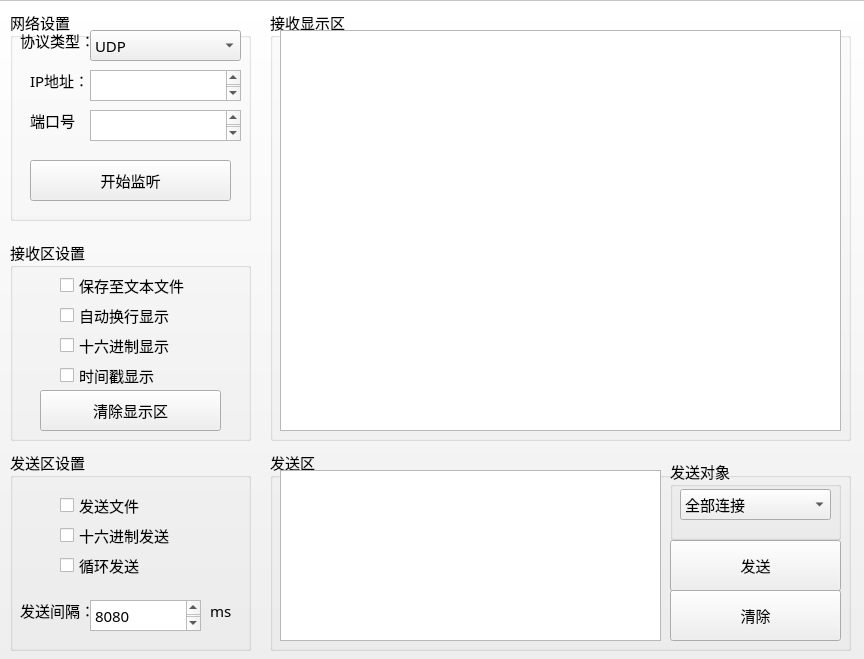
<?xml version="1.0" encoding="UTF-8"?>
<ui version="4.0">
 <class>MainWindow</class>
 <widget class="QMainWindow" name="MainWindow">
  <property name="geometry">
   <rect>
    <x>0</x>
    <y>0</y>
    <width>864</width>
    <height>659</height>
   </rect>
  </property>
  <property name="windowTitle">
   <string>MainWindow</string>
  </property>
  <widget class="QWidget" name="centralWidget">
   <widget class="QPushButton" name="pushButton">
    <property name="enabled">
     <bool>false</bool>
    </property>
    <property name="geometry">
     <rect>
      <x>-10</x>
      <y>0</y>
      <width>881</width>
      <height>731</height>
     </rect>
    </property>
    <property name="text">
     <string/>
    </property>
   </widget>
   <widget class="QGroupBox" name="groupBox">
    <property name="geometry">
     <rect>
      <x>10</x>
      <y>10</y>
      <width>241</width>
      <height>211</height>
     </rect>
    </property>
    <property name="font">
     <font>
      <family>微软雅黑</family>
      <pointsize>11</pointsize>
     </font>
    </property>
    <property name="title">
     <string>网络设置</string>
    </property>
    <widget class="QComboBox" name="comboBox">
     <property name="geometry">
      <rect>
       <x>80</x>
       <y>20</y>
       <width>151</width>
       <height>31</height>
      </rect>
     </property>
     <property name="font">
      <font>
       <family>微软雅黑</family>
       <pointsize>11</pointsize>
      </font>
     </property>
     <item>
      <property name="text">
       <string>UDP</string>
      </property>
     </item>
     <item>
      <property name="text">
       <string>TCP Client</string>
      </property>
     </item>
     <item>
      <property name="text">
       <string>TCP Server</string>
      </property>
     </item>
    </widget>
    <widget class="QLabel" name="label">
     <property name="geometry">
      <rect>
       <x>10</x>
       <y>20</y>
       <width>71</width>
       <height>21</height>
      </rect>
     </property>
     <property name="font">
      <font>
       <family>微软雅黑</family>
       <pointsize>11</pointsize>
      </font>
     </property>
     <property name="text">
      <string>协议类型：</string>
     </property>
    </widget>
    <widget class="QLabel" name="label_2">
     <property name="geometry">
      <rect>
       <x>20</x>
       <y>60</y>
       <width>61</width>
       <height>21</height>
      </rect>
     </property>
     <property name="font">
      <font>
       <family>微软雅黑</family>
       <pointsize>11</pointsize>
      </font>
     </property>
     <property name="text">
      <string>IP地址：</string>
     </property>
    </widget>
    <widget class="QTextEdit" name="ipaddr_TextEdit">
     <property name="geometry">
      <rect>
       <x>80</x>
       <y>60</y>
       <width>151</width>
       <height>31</height>
      </rect>
     </property>
     <property name="font">
      <font>
       <family>微软雅黑</family>
       <pointsize>11</pointsize>
      </font>
     </property>
    </widget>
    <widget class="QTextEdit" name="ipport_TextEdit">
     <property name="geometry">
      <rect>
       <x>80</x>
       <y>100</y>
       <width>151</width>
       <height>31</height>
      </rect>
     </property>
     <property name="font">
      <font>
       <family>微软雅黑</family>
       <pointsize>11</pointsize>
      </font>
     </property>
    </widget>
    <widget class="QLabel" name="label_4">
     <property name="geometry">
      <rect>
       <x>20</x>
       <y>100</y>
       <width>51</width>
       <height>21</height>
      </rect>
     </property>
     <property name="font">
      <font>
       <family>微软雅黑</family>
       <pointsize>11</pointsize>
      </font>
     </property>
     <property name="text">
      <string>端口号：</string>
     </property>
    </widget>
    <widget class="QPushButton" name="listen_Button">
     <property name="geometry">
      <rect>
       <x>20</x>
       <y>150</y>
       <width>201</width>
       <height>41</height>
      </rect>
     </property>
     <property name="font">
      <font>
       <family>微软雅黑</family>
       <pointsize>11</pointsize>
      </font>
     </property>
     <property name="text">
      <string>开始监听</string>
     </property>
    </widget>
   </widget>
   <widget class="QGroupBox" name="groupBox_2">
    <property name="geometry">
     <rect>
      <x>10</x>
      <y>240</y>
      <width>241</width>
      <height>201</height>
     </rect>
    </property>
    <property name="font">
     <font>
      <family>微软雅黑</family>
      <pointsize>11</pointsize>
     </font>
    </property>
    <property name="title">
     <string>接收区设置</string>
    </property>
    <widget class="QCheckBox" name="checkBox">
     <property name="geometry">
      <rect>
       <x>50</x>
       <y>30</y>
       <width>151</width>
       <height>31</height>
      </rect>
     </property>
     <property name="text">
      <string>保存至文本文件</string>
     </property>
    </widget>
    <widget class="QCheckBox" name="checkBox_2">
     <property name="geometry">
      <rect>
       <x>50</x>
       <y>60</y>
       <width>151</width>
       <height>31</height>
      </rect>
     </property>
     <property name="text">
      <string>自动换行显示</string>
     </property>
    </widget>
    <widget class="QCheckBox" name="checkBox_3">
     <property name="geometry">
      <rect>
       <x>50</x>
       <y>90</y>
       <width>151</width>
       <height>31</height>
      </rect>
     </property>
     <property name="text">
      <string>十六进制显示</string>
     </property>
    </widget>
    <widget class="QCheckBox" name="checkBox_4">
     <property name="geometry">
      <rect>
       <x>50</x>
       <y>120</y>
       <width>151</width>
       <height>31</height>
      </rect>
     </property>
     <property name="text">
      <string>时间戳显示</string>
     </property>
    </widget>
    <widget class="QPushButton" name="dispbuffclear_Button">
     <property name="geometry">
      <rect>
       <x>30</x>
       <y>150</y>
       <width>181</width>
       <height>41</height>
      </rect>
     </property>
     <property name="text">
      <string>清除显示区</string>
     </property>
    </widget>
   </widget>
   <widget class="QGroupBox" name="groupBox_3">
    <property name="geometry">
     <rect>
      <x>10</x>
      <y>450</y>
      <width>241</width>
      <height>201</height>
     </rect>
    </property>
    <property name="font">
     <font>
      <family>微软雅黑</family>
      <pointsize>11</pointsize>
     </font>
    </property>
    <property name="title">
     <string>发送区设置</string>
    </property>
    <widget class="QCheckBox" name="checkBox_5">
     <property name="geometry">
      <rect>
       <x>50</x>
       <y>40</y>
       <width>151</width>
       <height>31</height>
      </rect>
     </property>
     <property name="text">
      <string>发送文件</string>
     </property>
    </widget>
    <widget class="QCheckBox" name="checkBox_6">
     <property name="geometry">
      <rect>
       <x>50</x>
       <y>70</y>
       <width>151</width>
       <height>31</height>
      </rect>
     </property>
     <property name="text">
      <string>十六进制发送</string>
     </property>
    </widget>
    <widget class="QCheckBox" name="checkBox_7">
     <property name="geometry">
      <rect>
       <x>50</x>
       <y>100</y>
       <width>151</width>
       <height>31</height>
      </rect>
     </property>
     <property name="text">
      <string>循环发送</string>
     </property>
    </widget>
    <widget class="QLabel" name="label_5">
     <property name="geometry">
      <rect>
       <x>10</x>
       <y>150</y>
       <width>81</width>
       <height>21</height>
      </rect>
     </property>
     <property name="font">
      <font>
       <family>微软雅黑</family>
       <pointsize>11</pointsize>
      </font>
     </property>
     <property name="text">
      <string>发送间隔：</string>
     </property>
    </widget>
    <widget class="QPlainTextEdit" name="looptime_TextEdit">
     <property name="geometry">
      <rect>
       <x>80</x>
       <y>150</y>
       <width>111</width>
       <height>31</height>
      </rect>
     </property>
     <property name="font">
      <font>
       <family>微软雅黑</family>
       <pointsize>11</pointsize>
      </font>
     </property>
     <property name="plainText">
      <string>8080</string>
     </property>
    </widget>
    <widget class="QLabel" name="label_6">
     <property name="geometry">
      <rect>
       <x>200</x>
       <y>150</y>
       <width>31</width>
       <height>21</height>
      </rect>
     </property>
     <property name="font">
      <font>
       <family>微软雅黑</family>
       <pointsize>11</pointsize>
      </font>
     </property>
     <property name="text">
      <string>ms</string>
     </property>
    </widget>
   </widget>
   <widget class="QGroupBox" name="groupBox_4">
    <property name="geometry">
     <rect>
      <x>270</x>
      <y>10</y>
      <width>581</width>
      <height>431</height>
     </rect>
    </property>
    <property name="font">
     <font>
      <family>微软雅黑</family>
      <pointsize>11</pointsize>
     </font>
    </property>
    <property name="title">
     <string>接收显示区</string>
    </property>
    <widget class="QTextBrowser" name="dispbuff_textBrowser">
     <property name="geometry">
      <rect>
       <x>10</x>
       <y>20</y>
       <width>561</width>
       <height>401</height>
      </rect>
     </property>
    </widget>
   </widget>
   <widget class="QGroupBox" name="groupBox_5">
    <property name="geometry">
     <rect>
      <x>270</x>
      <y>450</y>
      <width>581</width>
      <height>201</height>
     </rect>
    </property>
    <property name="font">
     <font>
      <family>微软雅黑</family>
      <pointsize>11</pointsize>
     </font>
    </property>
    <property name="title">
     <string>发送区</string>
    </property>
    <widget class="QPlainTextEdit" name="sendbuff_TextEdit">
     <property name="geometry">
      <rect>
       <x>10</x>
       <y>20</y>
       <width>381</width>
       <height>171</height>
      </rect>
     </property>
    </widget>
    <widget class="QGroupBox" name="groupBox_6">
     <property name="geometry">
      <rect>
       <x>400</x>
       <y>9</y>
       <width>171</width>
       <height>81</height>
      </rect>
     </property>
     <property name="title">
      <string>发送对象</string>
     </property>
     <widget class="QComboBox" name="connectedtcpclient_Box">
      <property name="geometry">
       <rect>
        <x>10</x>
        <y>30</y>
        <width>151</width>
        <height>31</height>
       </rect>
      </property>
      <property name="font">
       <font>
        <family>微软雅黑</family>
        <pointsize>11</pointsize>
       </font>
      </property>
      <item>
       <property name="text">
        <string>全部连接</string>
       </property>
      </item>
     </widget>
    </widget>
    <widget class="QPushButton" name="sendbuffsend_Button">
     <property name="geometry">
      <rect>
       <x>400</x>
       <y>90</y>
       <width>171</width>
       <height>51</height>
      </rect>
     </property>
     <property name="text">
      <string>发送</string>
     </property>
    </widget>
    <widget class="QPushButton" name="sendbuffclear_Button">
     <property name="geometry">
      <rect>
       <x>400</x>
       <y>140</y>
       <width>171</width>
       <height>51</height>
      </rect>
     </property>
     <property name="text">
      <string>清除</string>
     </property>
    </widget>
   </widget>
  </widget>
 </widget>
 <layoutdefault spacing="6" margin="11"/>
 <resources/>
 <connections/>
</ui>
